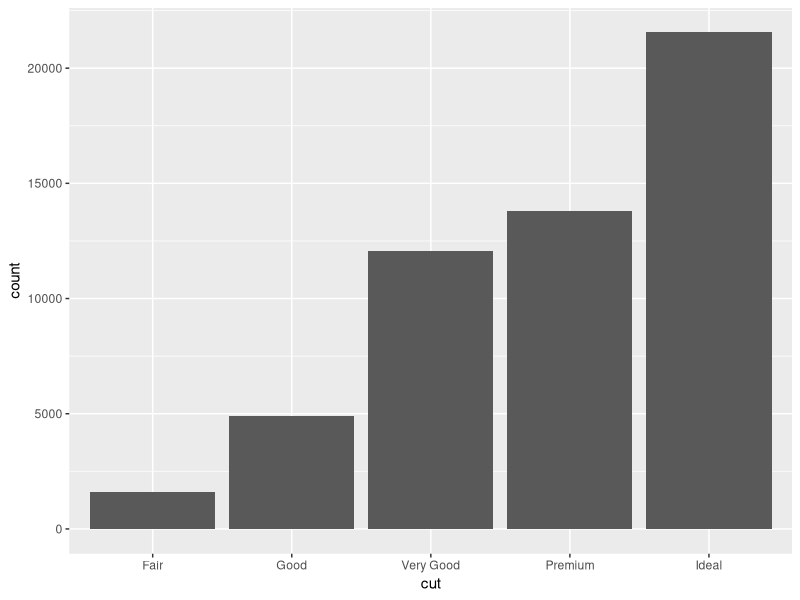
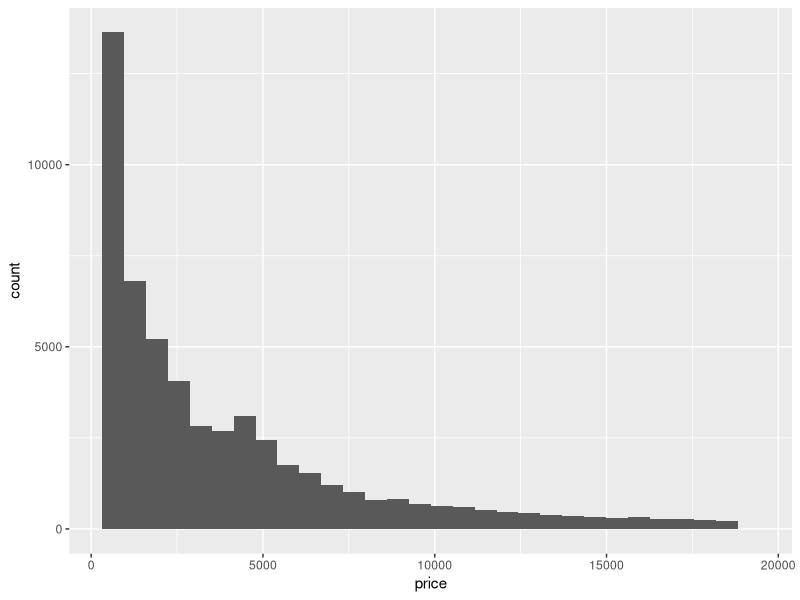
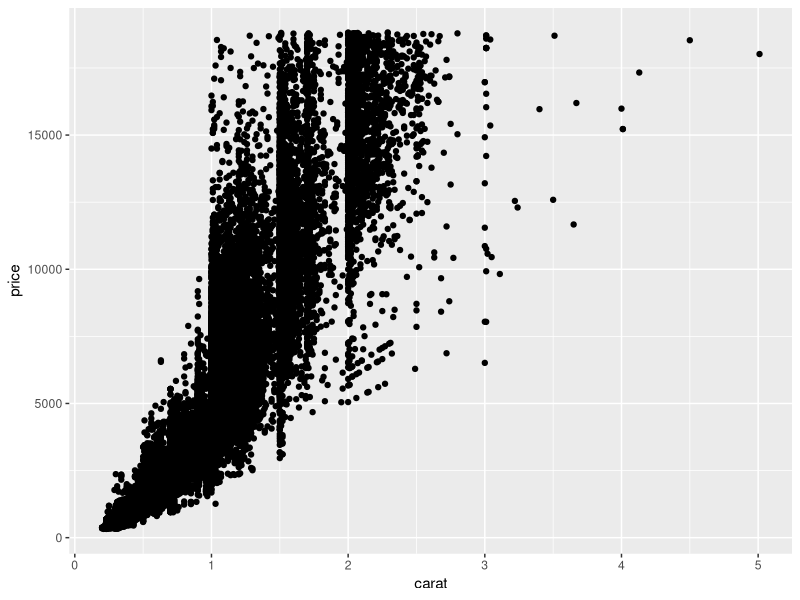
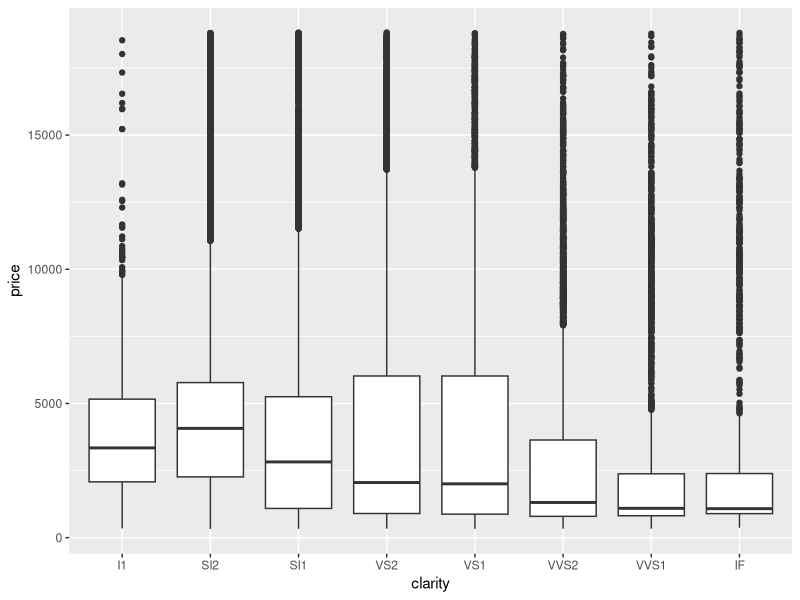

These figures' R source, in order:
## ---- chunk 1

## ---- chunk 2
library(tidyverse)
## ---- chunk 3
summary(diamonds$carat)
## ---- chunk 4
summary(diamonds$clarity)
## ---- chunk 5
summary(diamonds)
## ---- chunk 6
ggplot(data = diamonds) +
  geom_bar(mapping = aes(x = cut))
## ---- chunk 7
ggplot(data = diamonds) +
  geom_histogram(mapping = aes(x = price))
## ---- chunk 8
diamonds2 <- diamonds %>% select(carat, price)

ggplot(data = diamonds2, mapping = aes(x = carat, y = price)) + geom_point()
## ---- chunk 9
cor(diamonds2)
## ---- chunk 10
ggplot(data = diamonds) + 
  geom_boxplot(mapping = aes(x = clarity, y = price))
## ---- chunk 11
res.aov <- aov(price ~ clarity, data = diamonds)

summary(res.aov)
## ---- chunk 12
diamonds2 <- diamonds %>% select(cut, clarity)

pivot_table <- table(diamonds2$cut, diamonds2$clarity)

pivot_table
## ---- chunk 13
chisq.test(pivot_table)
